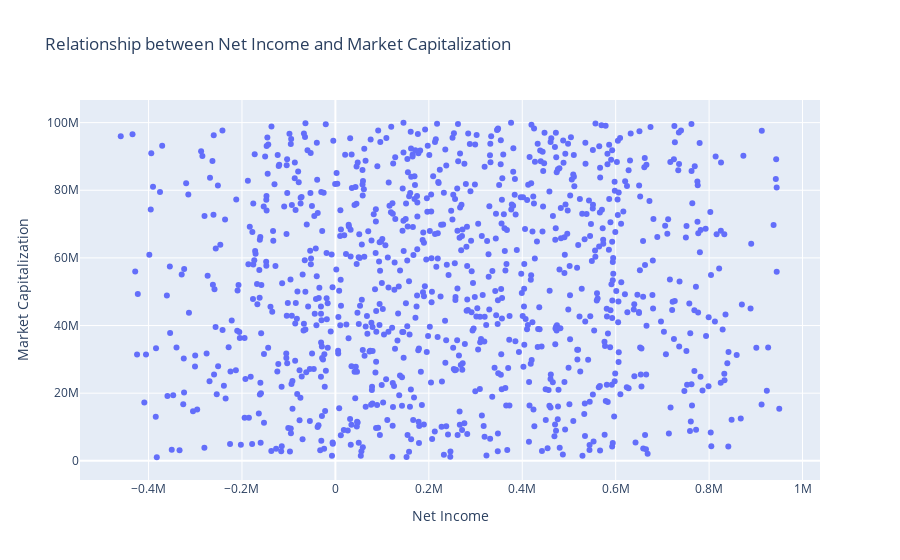

The cell this chart's notebook holds for it:
### Code cell
# Visualize the relationship between net income and market capitalization using a scatter plot
fig = px.scatter(df, x='NetIncome', y='MarketCap', title='Relationship between Net Income and Market Capitalization',
                 labels={'NetIncome': 'Net Income', 'MarketCap': 'Market Capitalization'})
fig.show()

### Figure 1 — Plotly figure (JSON) as saved in the notebook; plotly's stock layout.template omitted (floating-point values rounded to 4 significant figures; data arrays with more than 128 entries replaced by an {"elided": "..."} marker saying what was removed)
{"data": [{"hovertemplate": "Net Income=%{x}<br>Market Capitalization=%{y}<extra></extra>", "legendgroup": "", "marker": {"color": "#636efa", "symbol": "circle"}, "mode": "markers", "name": "", "orientation": "v", "showlegend": false, "type": "scatter", "x": {"elided": "1000 int values"}, "xaxis": "x", "y": {"elided": "1000 int values"}, "yaxis": "y"}], "layout": {"legend": {"tracegroupgap": 0}, "title": {"text": "Relationship between Net Income and Market Capitalization"}, "xaxis": {"anchor": "y", "domain": [0, 1], "title": {"text": "Net Income"}}, "yaxis": {"anchor": "x", "domain": [0, 1], "title": {"text": "Market Capitalization"}}}}
